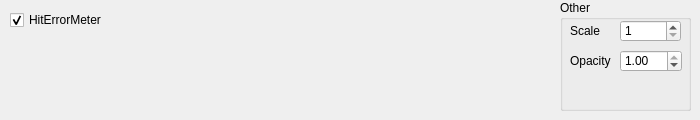
   <widget class="QWidget" name="tab_8">
    <attribute name="title">
     <string>HitErrorMeter</string>
    </attribute>
    <widget class="QCheckBox" name="hiterrormeter">
     <property name="geometry">
      <rect>
       <x>10</x>
       <y>10</y>
       <width>111</width>
       <height>20</height>
      </rect>
     </property>
     <property name="text">
      <string>HitErrorMeter</string>
     </property>
     <property name="checked">
      <bool>true</bool>
     </property>
    </widget>
    <widget class="QGroupBox" name="other_8">
     <property name="geometry">
      <rect>
       <x>560</x>
       <y>0</y>
       <width>131</width>
       <height>111</height>
      </rect>
     </property>
     <property name="title">
      <string>Other</string>
     </property>
     <widget class="QLabel" name="label_70">
      <property name="geometry">
       <rect>
        <x>10</x>
        <y>50</y>
        <width>49</width>
        <height>21</height>
       </rect>
      </property>
      <property name="text">
       <string>Opacity</string>
      </property>
     </widget>
     <widget class="QLabel" name="label_71">
      <property name="geometry">
       <rect>
        <x>10</x>
        <y>20</y>
        <width>31</width>
        <height>21</height>
       </rect>
      </property>
      <property name="text">
       <string>Scale</string>
      </property>
     </widget>
     <widget class="QDoubleSpinBox" name="hiterrormeteropacity">
      <property name="geometry">
       <rect>
        <x>60</x>
        <y>50</y>
        <width>62</width>
        <height>22</height>
       </rect>
      </property>
      <property name="maximum">
       <double>1.000000000000000</double>
      </property>
      <property name="singleStep">
       <double>0.100000000000000</double>
      </property>
      <property name="value">
       <double>1.000000000000000</double>
      </property>
     </widget>
     <widget class="QSpinBox" name="hiterrormeterscale">
      <property name="geometry">
       <rect>
        <x>60</x>
        <y>20</y>
        <width>61</width>
        <height>22</height>
       </rect>
      </property>
      <property name="minimum">
       <number>1</number>
      </property>
      <property name="maximum">
       <number>5</number>
      </property>
     </widget>
    </widget>
   </widget>
